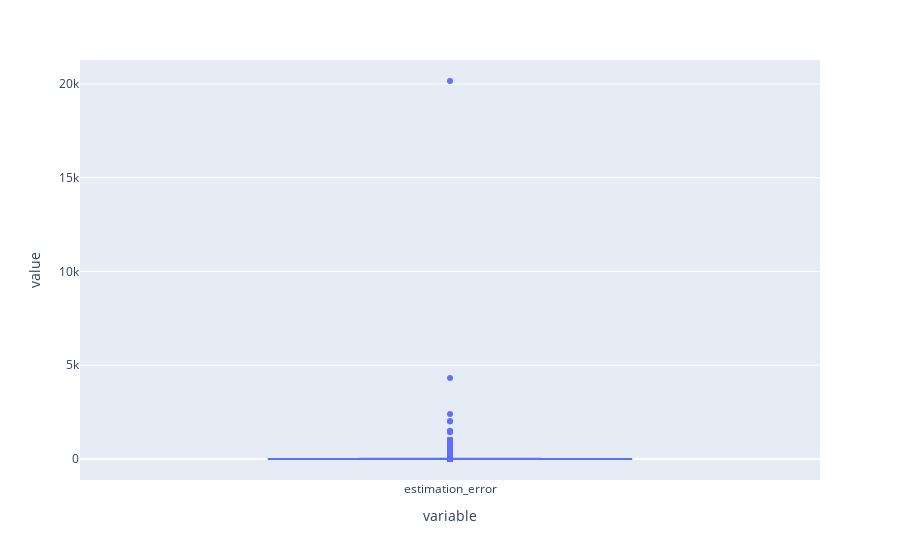

The notebook cell this image was saved under:
### Code cell
# check for outlier
px.box(r1['estimation_error'])

### Figure 1 — Plotly figure (JSON) as saved in the notebook; plotly's stock layout.template omitted (floating-point values rounded to 4 significant figures; data arrays with more than 128 entries replaced by an {"elided": "..."} marker saying what was removed)
{"data": [{"alignmentgroup": "True", "hovertemplate": "variable=%{x}<br>value=%{y}<extra></extra>", "legendgroup": "", "marker": {"color": "#636efa"}, "name": "", "notched": false, "offsetgroup": "", "orientation": "v", "showlegend": false, "type": "box", "x": {"elided": "2480 str values"}, "x0": " ", "xaxis": "x", "y": {"elided": "2480 float values"}, "y0": " ", "yaxis": "y"}], "layout": {"boxmode": "group", "legend": {"tracegroupgap": 0}, "margin": {"t": 60}, "xaxis": {"anchor": "y", "domain": [0, 1], "title": {"text": "variable"}}, "yaxis": {"anchor": "x", "domain": [0, 1], "title": {"text": "value"}}}}
